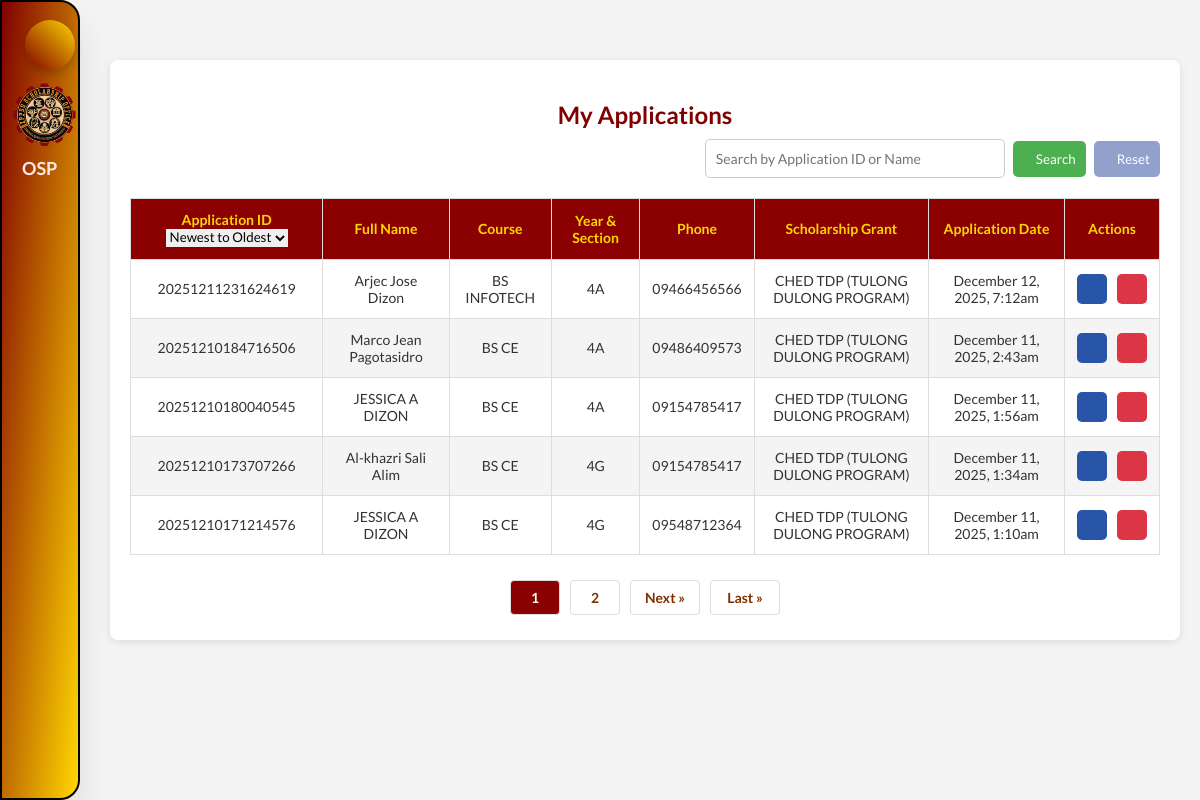
The app's page /views/my_applications.php (signed in), older data.
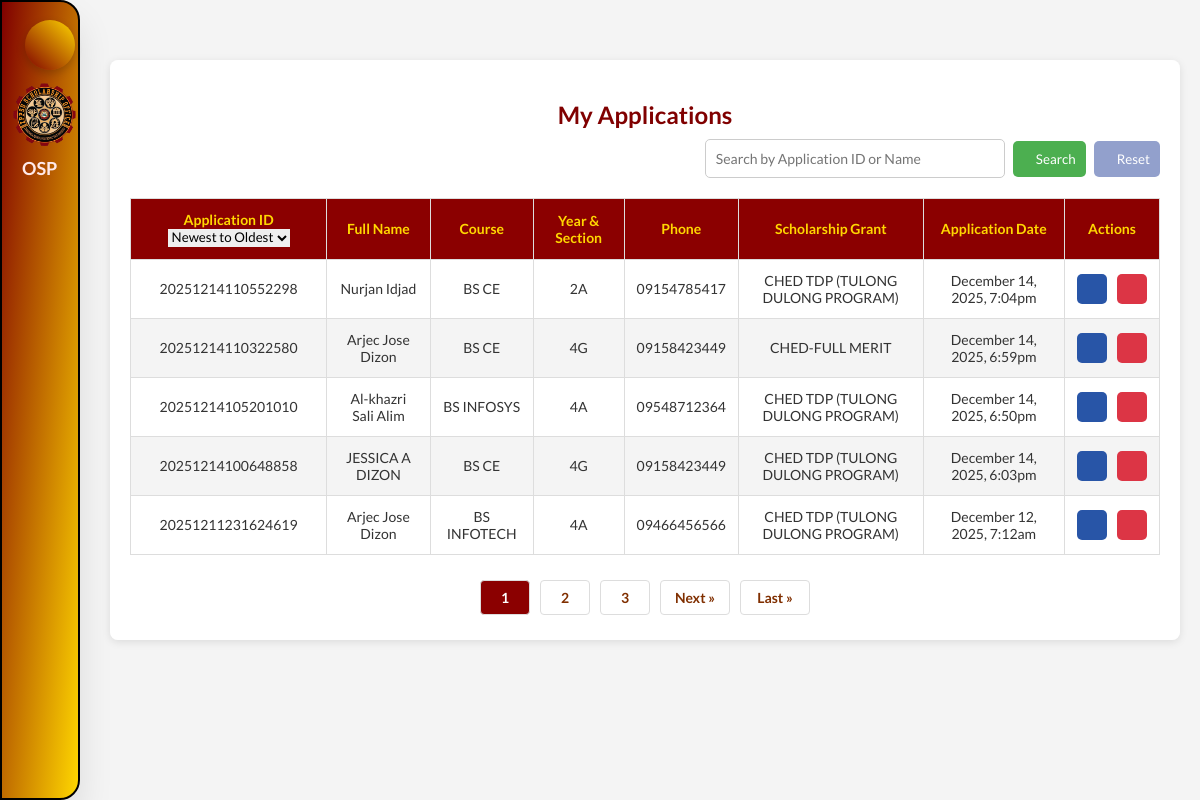
The same page, newer data.
### tables this page shows
CREATE TABLE `scholarship_applications` (
  `application_id` varchar(20) NOT NULL,
  `date` datetime DEFAULT NULL,
  `semester` varchar(10) NOT NULL,
  `school_year` varchar(9) DEFAULT NULL,
  `full_name` varchar(100) NOT NULL,
  `course` varchar(50) NOT NULL,
  `yr_sec` varchar(15) NOT NULL,
  `major` varchar(50) NOT NULL,
  `cell_no` varchar(15) DEFAULT NULL,
  `permanent_address` text DEFAULT NULL,
  `zip_code` int(11) NOT NULL,
  `present_address` text DEFAULT NULL,
  `email` varchar(100) DEFAULT NULL,
  `sex` varchar(100) NOT NULL,
  `date_of_birth` date DEFAULT NULL,
  `age` int(11) NOT NULL,
  `place_of_birth` varchar(50) DEFAULT NULL,
  `civil_status` enum('single','married','widowed','divorced','separated') DEFAULT NULL,
  `religion` varchar(100) DEFAULT NULL,
  `scholarship_grant` varchar(100) DEFAULT NULL,
  `disability` varchar(100) DEFAULT NULL,
  `indigenous_group` varchar(100) DEFAULT NULL,
  `reason_scholarship` text NOT NULL,
  `user_id` int(11) DEFAULT NULL,
  `status` enum('pending','approved','not qualified') NOT NULL DEFAULT 'pending',
  `notified` int(11) NOT NULL,
  `attachments` varchar(255) NOT NULL
);

### views/my_applications.php (the view, shortened to what the changed rows need)
<?php
require '../includes/session.php';
try {
    $limit = 5;
    $page = isset($_GET['page']) && is_numeric($_GET['page']) && $_GET['page'] > 0 ? (int) $_GET['page'] : 1;
    $offset = ($page - 1) * $limit;
    $userId = $_SESSION['id'];
    $searchTerm = isset($_GET['search']) ? '%' . $_GET['search'] . '%' : '%';
    $totalQuery = $pdo->prepare("
        SELECT COUNT(*) AS total
        FROM scholarship_applications
        WHERE user_id = :user_id
        AND (application_id LIKE :search OR full_name LIKE :search)
    ");
    $totalQuery->bindValue(':user_id', $userId, PDO::PARAM_INT);
    $totalQuery->bindValue(':search', $searchTerm, PDO::PARAM_STR);
    $totalQuery->execute();
    $totalRows = $totalQuery->fetchColumn();
    $totalPages = ceil($totalRows / $limit);
    $sortBy = 'application_id';
    $sortOrder = 'DESC';
    $statusFilter = '';
    $query = "
        SELECT application_id, full_name, course, yr_sec, cell_no, scholarship_grant, date, status
        FROM scholarship_applications
        WHERE user_id = :user_id
        AND (application_id LIKE :search OR full_name LIKE :search)
        $statusFilter
        ORDER BY $sortBy $sortOrder
        LIMIT :limit OFFSET :offset
    ";
    $stmt = $pdo->prepare($query);
    $stmt->bindValue(':user_id', $userId, PDO::PARAM_INT);
    $stmt->bindValue(':search', $searchTerm, PDO::PARAM_STR);
    $stmt->bindValue(':limit', $limit, PDO::PARAM_INT);
    $stmt->bindValue(':offset', $offset, PDO::PARAM_INT);
    $stmt->execute();
    $rows = $stmt->fetchAll(PDO::FETCH_ASSOC);
} catch (PDOException $e) {
    die("Error fetching data: " . $e->getMessage());
} catch (Exception $e) {
    die("Error: " . $e->getMessage());
}
?>
<!DOCTYPE html>
<html lang="en">
<head>
    <link rel="stylesheet" href="../css/styles.css?v=<?php echo time(); ?>">
    <link rel="stylesheet" href="../css/preloader.css?v=<?php echo time(); ?>">
    <link rel="stylesheet" href="../css/applications.css?v=<?php echo time(); ?>">
</head>
<body>
    <div class="content">
        <div class="container">
            <h1>My Applications</h1>
            <table>
                <thead>
                    <tr>
                        <th>Application ID
                            <select id="sortDropdown" onchange="sortApplications()">
                                <option value="desc" <?php echo isset($_GET['sort']) && $_GET['sort'] == 'desc' ? 'selected' : ''; ?>>Newest to Oldest</option>
                            </select>
                        </th>
                        <th>Full Name</th>
                        <th>Course</th>
                        <th>Year & Section</th>
                        <th>Phone</th>
                        <th>Scholarship Grant</th>
                        <th>Application Date</th>
                        <th>Actions</th>
                    </tr>
                </thead>
                <tbody>
                    <?php if (count($rows) > 0): ?>
                        <?php foreach ($rows as $row): ?>
                            <tr>
                                <td><?= htmlspecialchars($row['application_id']) ?></td>
                                <td><?= htmlspecialchars($row['full_name']) ?></td>
                                <td><?= htmlspecialchars($row['course']) ?></td>
                                <td><?= htmlspecialchars($row['yr_sec']) ?></td>
                                <td><?= htmlspecialchars($row['cell_no']) ?></td>
                                <td><?= htmlspecialchars($row['scholarship_grant']) ?></td>
                                <td>
                                    <?php
                                    $formattedDate = date('F j, Y, g:ia', strtotime($row['date']));
                                    echo htmlspecialchars($formattedDate);
                                    ?>
                                </td>
                                <td>
                                    <div class="actions">
                                        <a href="../application_process/view_application.php?id=<?= $row['application_id'] ?>"
                                            class="btn-view" data-tooltip="View Application">
                                            <i class="fas fa-solid fa-eye"></i>
                                        </a>
                                        <a href="../application_process/delete_application.php?id=<?= $row['application_id'] ?>"
                                            class="btn-delete"
                                            onclick="return confirm('This action cannot be undone. Proceed with deletion?');"
                                            data-tooltip="Delete Application">
                                            <i class="fas fa-solid fa-trash"></i>
                                        </a>
                                    </div>
                                </td>
                            </tr>
                        <?php endforeach; ?>
                    <?php else: ?>
                        <tr>
                            <td colspan="9" style="text-align: center; padding: 20px;">No data available</td>
                        </tr>
                    <?php endif; ?>
                </tbody>
            </table>
            <ul class="pagination">
                <?php for ($i = 1; $i <= $totalPages; $i++): ?>
                    <li><a href="?page=<?php echo $i; ?>&search=<?php echo htmlspecialchars($_GET['search'] ?? '', ENT_QUOTES); ?>&sort_status=<?php echo htmlspecialchars($_GET['sort_status'] ?? '', ENT_QUOTES); ?>&sort=<?php echo htmlspecialchars($_GET['sort'] ?? '', ENT_QUOTES); ?>"
                            class="<?php echo $i == $page ? 'active' : ''; ?>">
                            <?php echo $i; ?>
                        </a></li>
                <?php endfor; ?>
            </ul>
        </div>
    </div>
</body>
</html>

Row changes from the older to the newer data that the page shows:
no longer on this page (row unchanged): scholarship_applications: application_id "20251210184716506", full_name "Marco Jean Pagotasidro", course "BS CE", yr_sec "4A", cell_no "09486409573", scholarship_grant "CHED TDP (TULONG DULONG PROGRAM)", date "December 11, 2025, 2:43am"
no longer on this page (row unchanged): scholarship_applications: application_id "20251210180040545", full_name "JESSICA A DIZON", course "BS CE", yr_sec "4A", cell_no "09154785417", scholarship_grant "CHED TDP (TULONG DULONG PROGRAM)", date "December 11, 2025, 1:56am"
no longer on this page (row unchanged): scholarship_applications: application_id "20251210173707266", full_name "Al-khazri Sali Alim", course "BS CE", yr_sec "4G", cell_no "09154785417", scholarship_grant "CHED TDP (TULONG DULONG PROGRAM)", date "December 11, 2025, 1:34am"
no longer on this page (row unchanged): scholarship_applications: application_id "20251210171214576", full_name "JESSICA A DIZON", course "BS CE", yr_sec "4G", cell_no "09548712364", scholarship_grant "CHED TDP (TULONG DULONG PROGRAM)", date "December 11, 2025, 1:10am"
added scholarship_applications: application_id "20251214110552298", full_name "Nurjan Idjad", course "BS CE", yr_sec "2A", cell_no "09154785417", scholarship_grant "CHED TDP (TULONG DULONG PROGRAM)", date "December 14, 2025, 7:04pm"
added scholarship_applications: application_id "20251214110322580", full_name "Arjec Jose Dizon", course "BS CE", yr_sec "4G", cell_no "09158423449", scholarship_grant "CHED-FULL MERIT", date "December 14, 2025, 6:59pm"
added scholarship_applications: application_id "20251214105201010", full_name "Al-khazri Sali Alim", course "BS INFOSYS", yr_sec "4A", cell_no "09548712364", scholarship_grant "CHED TDP (TULONG DULONG PROGRAM)", date "December 14, 2025, 6:50pm"
added scholarship_applications: application_id "20251214100648858", full_name "JESSICA A DIZON", course "BS CE", yr_sec "4G", cell_no "09158423449", scholarship_grant "CHED TDP (TULONG DULONG PROGRAM)", date "December 14, 2025, 6:03pm"
Text that changed along with them:
new list line: "3"
